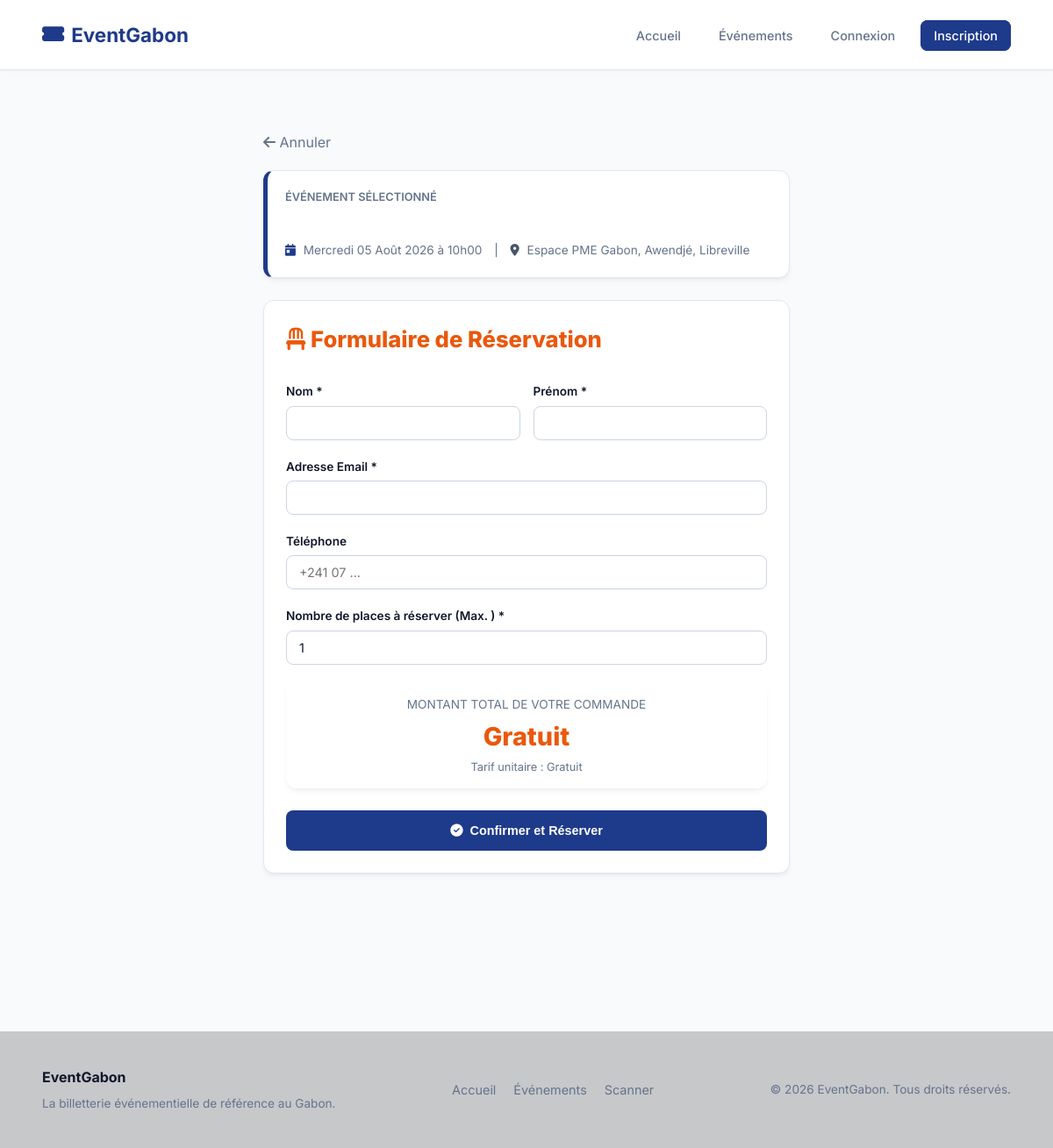
The app's page /index.php?page=reservations&action=creer&evenement_id=4 with its own data.
### tables this page shows
CREATE TABLE IF NOT EXISTS evenement (
    id INT AUTO_INCREMENT PRIMARY KEY,
    titre VARCHAR(200) NOT NULL,
    description TEXT,
    date DATETIME NOT NULL,
    lieu VARCHAR(150) NOT NULL,
    capacite INT NOT NULL CHECK (capacite >= 0),
    prix_billet DECIMAL(10, 2) NOT NULL CHECK (prix_billet >= 0),
    organisateur_id INT,
    image_url VARCHAR(255),
    FOREIGN KEY (organisateur_id) REFERENCES organisateur(id) ON DELETE SET NULL
);

### models/Evenement.php (called while the page is built, shortened)
<?php
class Evenement {
    public static function getById($pdo, $id) {
        $sql = "SELECT e.*, o.nom AS organisateur_nom, o.email AS organisateur_email, o.telephone AS organisateur_tel
                FROM evenement e
                LEFT JOIN organisateur o ON e.organisateur_id = o.id
                WHERE e.id = ?";
        $stmt = $pdo->prepare($sql);
        $stmt->execute([$id]);
        return $stmt->fetch();
    }
}

### includes/helpers.php (called while the page is built, shortened)
<?php
if (!function_exists('isLoggedIn')) {
    function isLoggedIn() {
        return isset($_SESSION['user']);
    }
}
if (!function_exists('formatPrix')) {
    function formatPrix($montant) {
        if ($montant == 0) {
            return "Gratuit";
        }
        return number_format($montant, 0, ',', ' ') . ' FCFA';
    }
}
if (!function_exists('formatDate')) {
    function formatDate($dateStr) {
        $timestamp = strtotime($dateStr);
        $jours = ['Dimanche', 'Lundi', 'Mardi', 'Mercredi', 'Jeudi', 'Vendredi', 'Samedi'];
        $mois = ['', 'Janvier', 'Février', 'Mars', 'Avril', 'Mai', 'Juin', 'Juillet', 'Août', 'Septembre', 'Octobre', 'Novembre', 'Décembre'];
        $j = $jours[date('w', $timestamp)];
        $d = date('d', $timestamp);
        $m = $mois[(int)date('m', $timestamp)];
        $y = date('Y', $timestamp);
        $time = date('H\hi', $timestamp);
        return "$j $d $m $y à $time";
    }
}

### views/reservations/formulaire.php (the view, shortened to what this page needs)
<?php require_once __DIR__ . '/../layout/header.php'; ?>
<div style="max-width: 600px; margin: 40px auto;">
    <div style="margin-bottom: 20px;">
        <a href="index.php?page=evenements&action=detail&id=<?= $evenement->id ?>" style="color: var(--text-muted);"><i class="fa-solid fa-arrow-left"></i> Annuler</a>
    </div>
    <div class="card-glass" style="margin-bottom: 25px; border-left: 5px solid var(--primary); padding: 20px;">
        <span style="color: var(--text-muted); font-size: 0.8rem; font-weight: 600; display: block; text-transform: uppercase;">Événement sélectionné</span>
        <h3 style="font-size: 1.3rem; font-weight: 700; color: white; margin-top: 5px;"><?= htmlspecialchars($evenement->titre) ?></h3>
        <p style="color: var(--text-muted); font-size: 0.85rem; margin-top: 5px;">
            <i class="fa-solid fa-calendar-day" style="color: var(--primary); margin-right: 5px;"></i> <?= formatDate($evenement->date) ?>
            <span style="margin: 0 10px;">|</span>
            <i class="fa-solid fa-location-dot" style="color: var(--secondary); margin-right: 5px;"></i> <?= htmlspecialchars($evenement->lieu) ?>
        </p>
    </div>
    <div class="card-glass">
        <h2 style="font-size: 1.6rem; font-weight: 800; margin-bottom: 20px; border-bottom: 1px solid var(--border-glass); padding-bottom: 10px; color: var(--accent);"><i class="fa-solid fa-chair"></i> Formulaire de Réservation</h2>
        <form action="index.php?page=reservations&action=creer" method="POST">
            <div style="display: grid; grid-template-columns: 1fr 1fr; gap: 15px;">
                <div class="form-group">
                    <label for="nom" class="form-label">Nom *</label>
                    <input type="text" name="nom" id="nom" class="form-control" required
                           value="<?= isLoggedIn() ? htmlspecialchars($_SESSION['user']->nom) : (isset($_POST['nom']) ? htmlspecialchars($_POST['nom']) : '') ?>">
                </div>
                <div class="form-group">
                    <label for="prenom" class="form-label">Prénom *</label>
                    <input type="text" name="prenom" id="prenom" class="form-control" required
                           value="<?= isLoggedIn() ? htmlspecialchars($_SESSION['user']->prenom) : (isset($_POST['prenom']) ? htmlspecialchars($_POST['prenom']) : '') ?>">
                </div>
            </div>
            <div class="form-group">
                <label for="email" class="form-label">Adresse Email *</label>
                <input type="email" name="email" id="email" class="form-control" required
                       value="<?= isLoggedIn() ? htmlspecialchars($_SESSION['user']->email) : (isset($_POST['email']) ? htmlspecialchars($_POST['email']) : '') ?>">
            </div>
            <div class="form-group">
                <label for="telephone" class="form-label">Téléphone</label>
                <input type="tel" name="telephone" id="telephone" class="form-control" placeholder="+241 07 ..."
                       value="<?= isLoggedIn() ? htmlspecialchars($_SESSION['user']->telephone) : (isset($_POST['telephone']) ? htmlspecialchars($_POST['telephone']) : '') ?>">
            </div>
            <div class="form-group">
                <label for="nb_places" class="form-label">Nombre de places à réserver (Max. <?= $placesDisponibles ?>) *</label>
                <input type="number" name="nb_places" id="nb_places" class="form-control" min="1" max="<?= $placesDisponibles ?>"
                       value="<?= isset($_POST['nb_places']) ? (int)$_POST['nb_places'] : 1 ?>"
                       data-price="<?= (float)$evenement->prix_billet ?>" required>
            </div>
            <div class="card-glass" style="background: rgba(255, 255, 255, 0.01); border: 1px solid var(--border-glass); padding: 15px; margin-bottom: 25px; text-align: center;">
                <span style="font-size: 0.85rem; color: var(--text-muted); display: block; text-transform: uppercase;">Montant total de votre commande</span>
                <span id="total-price-display" style="font-size: 1.8rem; font-weight: 800; color: var(--accent); margin-top: 5px; display: block;">0 FCFA</span>
                <span style="font-size: 0.8rem; color: var(--text-muted); display: block; margin-top: 4px;">Tarif unitaire : <?= formatPrix($evenement->prix_billet) ?></span>
            </div>
            <button type="submit" class="btn btn-primary" style="width: 100%; padding: 14px;"><i class="fa-solid fa-circle-check"></i> Confirmer et Réserver</button>
        </form>
    </div>
</div>
<?php require_once __DIR__ . '/../layout/footer.php'; ?>

### assets/css/style.css (style rules this page uses)
:root { --bg-main: #f8fafc; --bg-card: #ffffff; --bg-card-hover: #ffffff; --border-light: #e2e8f0; --border-light-focus: #cbd5e1; --primary: #1e3a8a; --primary-hover: #1e40af; --primary-glow: rgba(30, 58, 138, 0.1); --secondary: #475569; --secondary-hover: #334155; --accent: #ea580c; --text-primary: #0f172a; --text-body: #334155; --text-muted: #64748b; --success: #0f766e; --success-bg: #f0fdf4; --success-border: #bbf7d0; --error: #be123c; --error-bg: #fff1f2; --error-border: #fecdd3; --warning: #b45309; --warning-bg: #fffbeb; --warning-border: #fef08a; --font-sans: 'Inter', -apple-system, BlinkMacSystemFont, "Segoe UI", Roboto, Helvetica, Arial, sans-serif; --transition-smooth: all 0.2s ease-in-out; --radius-lg: 12px; --radius-md: 8px; --shadow-soft: 0 4px 6px -1px rgba(0, 0, 0, 0.05), 0 2px 4px -2px rgba(0, 0, 0, 0.05); --shadow-premium: 0 10px 15px -3px rgba(0, 0, 0, 0.05), 0 4px 6px -4px rgba(0, 0, 0, 0.05); }
* { box-sizing: border-box; margin: 0; padding: 0; }
body { background-color: var(--bg-main); color: var(--text-body); font-family: var(--font-sans); line-height: 1.5; min-height: 100vh; display: flex; flex-direction: column; }
a { color: var(--primary); text-decoration: none; transition: var(--transition-smooth); }
.btn { display: inline-flex; align-items: center; justify-content: center; gap: 8px; padding: 10px 20px; font-size: 0.9rem; font-weight: 600; border-radius: var(--radius-md); border: 1px solid transparent; cursor: pointer; transition: var(--transition-smooth); text-align: center; }
.btn-primary { background: var(--primary); color: white; }
.card-glass { background: var(--bg-card); border: 1px solid var(--border-light); border-radius: var(--radius-lg); padding: 25px; box-shadow: var(--shadow-soft); transition: var(--transition-smooth); }
.form-group { margin-bottom: 20px; }
.form-label { display: block; margin-bottom: 6px; font-size: 0.85rem; font-weight: 600; color: var(--text-primary); }
.form-control { width: 100%; background: #ffffff; border: 1px solid var(--border-light-focus); border-radius: var(--radius-md); padding: 10px 14px; font-family: var(--font-sans); color: var(--text-primary); font-size: 0.9rem; transition: var(--transition-smooth); }

### records on screen
evenement: date "Mercredi 05 Août 2026 à 10h00", lieu "Espace PME Gabon, Awendjé, Libreville", prix_billet "Gratuit"
